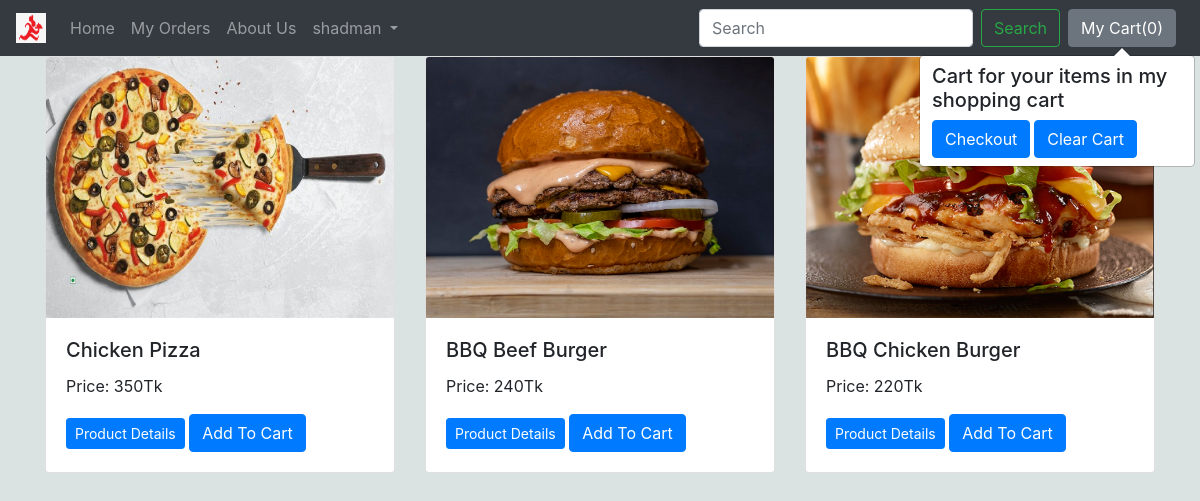
Screenshot of /products/homePage (signed in) with the database file from the repository.
### products/models.py (models this page shows, shortened)
class product(models.Model):
    product_name= models.CharField(max_length=50, blank=False)
    product_description=models.CharField(max_length=500,null=False, blank=False)
    cover_photo=models.ImageField(null=False, blank=False)
    product_category = models.ForeignKey(category, null=True, on_delete= models.SET_NULL)
    product_price = models.PositiveIntegerField(null=False, blank=False)
    product_piece = models.PositiveIntegerField(null=False, blank=False)

### products/views.py (the view)
# urls.py: path('homePage',views.homePage,name='homePage'),
@login_required(login_url='loginPage')
def homePage(request):
    products = product.objects.all().order_by('-id') #Latest products will be shown at 1st
    context = {'products':products}
    return render (request, 'homepage.html',context)

### products/templates/homepage.html
{% extends 'base_homepage.html' %}
{% load static %}
{% block content %}
<div class="container">
    <div class="row">
        {% for product in products %}
        <div class="col-lg-4 mb-4">
            <div class="card">
                <img class="card-img-top" src="{{product.cover_photo.url}}" alt="">
                <div class="card-body">
                    <h5 class="card-title" id="namepr{{product.id}}">{{product.product_name}}</h5>
                    <p class="card-text" >
                        Price: <span id="pricepr{{product.id}}"> {{product.product_price}}</span>Tk<br>
                    </p>
                    <a href="{% url 'productDetails' product.pk %}" class="btn btn-primary btn-sm">
                        Product Details
                    </a>
                    <span id="divpr{{product.id}}" class="divpr">
                        <button id="pr{{product.id}}" class="btn btn-primary cart">Add To Cart</button>
                    </span>
                </div>
            </div>
        </div>
        {% endfor %}
    </div>
</div>
{% endblock %}

### products/templates/base_homepage.html (shortened to what this page needs)
{% load static %}
<!DOCTYPE html>
<html lang="en">
<head>
    <link rel="stylesheet" href="https://maxcdn.bootstrapcdn.com/bootstrap/4.0.0/css/bootstrap.min.css"
>
    <link rel="stylesheet" href="{% static 'css/productDetails.css' %}">
    <link rel="stylesheet" href="{% static 'css/myorders.css' %}">
    <link rel="stylesheet" href="{% static 'css/myprofile.css' %}">
    <link rel="stylesheet" href="{% static 'css/about.css' %}">
</head>
<body>
    <nav class="navbar navbar-expand-lg navbar-dark bg-dark">
        <a class="navbar-brand" href="{% url 'homePage' %}">
            <img src="/static/images/food_logo.jpg" width="30" height="30" class="d-inline-block align-top" alt="">
        </a>
        <div class="collapse navbar-collapse" id="navbarSupportedContent">
            <ul class="navbar-nav mr-auto">
                <li class="nav-item">
                    <a class="nav-link" href="{% url 'homePage' %}">Home <span class="sr-only">(current)</span></a>
                </li>
                <li class="nav-item">
                    <a class="nav-link" href="{% url 'myOrders' %}">My Orders </a>
                </li>
                <li class="nav-item">
                    <a class="nav-link" href="{% url 'about' %}">About Us</a>
                </li>
                <li class="nav-item dropdown">
                    <a class="nav-link dropdown-toggle" href="#" id="navbarDropdown" role="button"
                        data-toggle="dropdown" aria-haspopup="true" aria-expanded="false">
                        {{request.user}}
                    </a>
                </li>
            </ul>
            <form class="form-inline my-2 my-lg-0" method="GET" action="{% url 'search' %}">
                <input class="form-control mr-sm-2" type="search" placeholder="Search" aria-label="Search" name="query">
                <button class="btn btn-outline-success my-2 my-sm-0" type="submit">Search</button>
            </form>
            <button type="button" class="btn btn-secondary mx-2" id="popcart" data-container="body" data-toggle="popover"
                data-placement="bottom" data-html="true" data-content="Vivamus
sagittis lacus vel augue laoreet rutrum faucibus.">
                My Cart(<span id="cart">0</span>)
            </button>
        </div>
    </nav>
    {% block content%}
    {% endblock %}
</body>
</html>

### products/templates/base_homepage.html (style rules this page uses)
body { background-color: rgb(219, 226, 226); }

### rows the page displays
product: cover_photo (picture), product_name "Chicken Pizza", product_price "350"
product: cover_photo (picture), product_name "BBQ Beef Burger", product_price "240"
product: cover_photo (picture), product_name "BBQ Chicken Burger", product_price "220"

### other values shown
{{ request.user }} "shadman"
